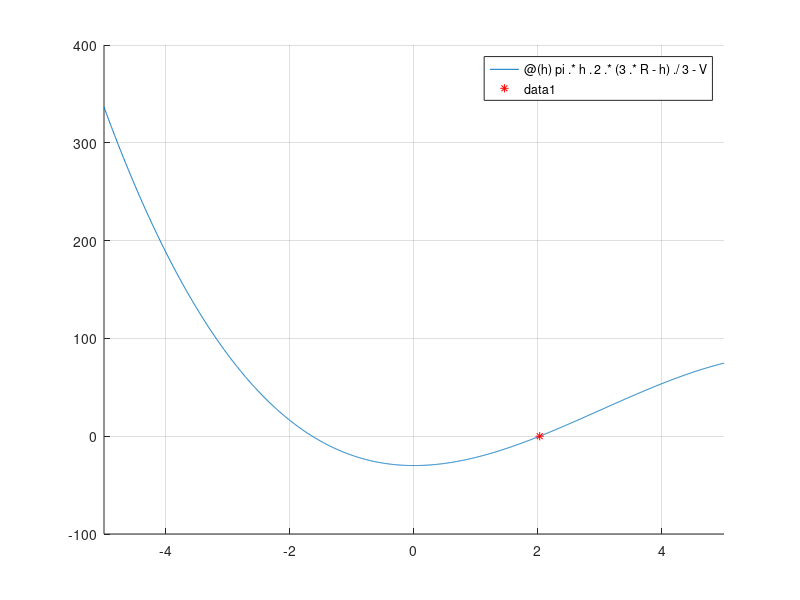

Here is the MATLAB script that generated this plot:
%{
5.17  
You are designing a spherical tank (Fig. P5.17) to 
hold water for a small village in a developing country. 
The volume of liquid it can hold can be computed as 
where V=volume (m3), h=depth of water in tank (m), 
and R=the tank radius (m). If R = 3m, to what depth 
must the tank be filled so that it holds  30 m3? 
Use three iterations of the false-position method to 
determineyour answer. Determine the approximate relative error 
after each iteration. Employ initial guesses of 0 and R.
%}
V = 30; R = 3; 
f = @(h) pi.*h.^2.*(3.*R - h)./3 - V;
error = 2; 
a = 0; b = R; 
while abs(b - a)/2 * 100 > error
    c = (a+b)/2;
    if f(b)*f(c) > 0
        b = c;
    else
        a = c;
    end
end
estRoot = (a+b)/2;

hold on;
fplot(f);
plot(estRoot, f(estRoot), '*r');
grid on;